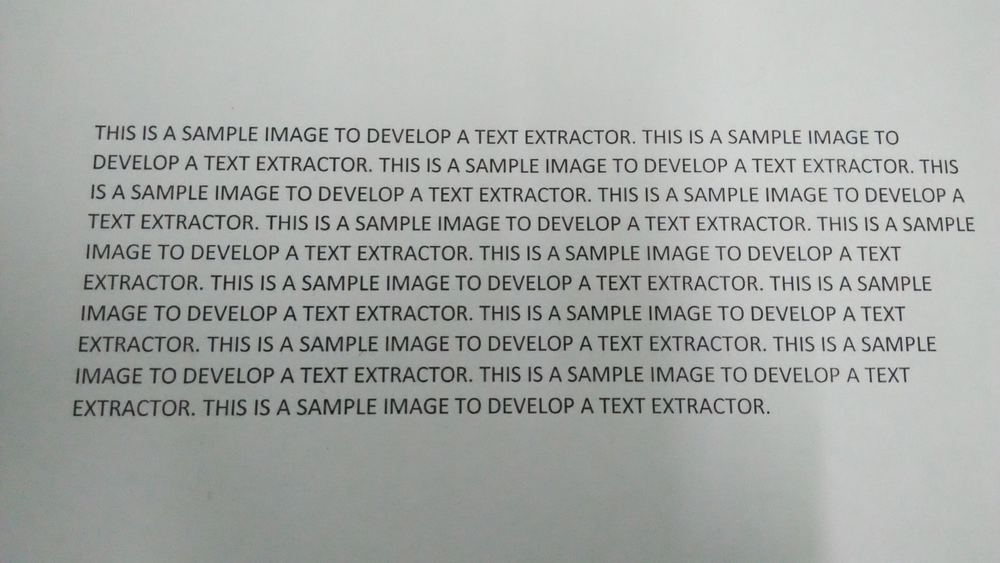
#> input picture input.jpg, 1000 x 563 px, shrunk from 4208 x 2368 before the run
$ python -i crop.py   (imports and definitions only)   (older library calls are emulated)
#> lines starting #> are read from the running program, lines starting #| are printed output that depends on the picture; after the words box and inside, x2 and y2 are one past the last pixel; in counts of white or black regions, pixels touching at a corner belong together
#> further down, picture is the input picture: shape (563, 1000, 3); mean B, G, R 166.6, 169.4, 166.5
import cv2
import numpy as np

def crop_It(input):
    aftrCnny = cv2.Canny(input, 100, 160)
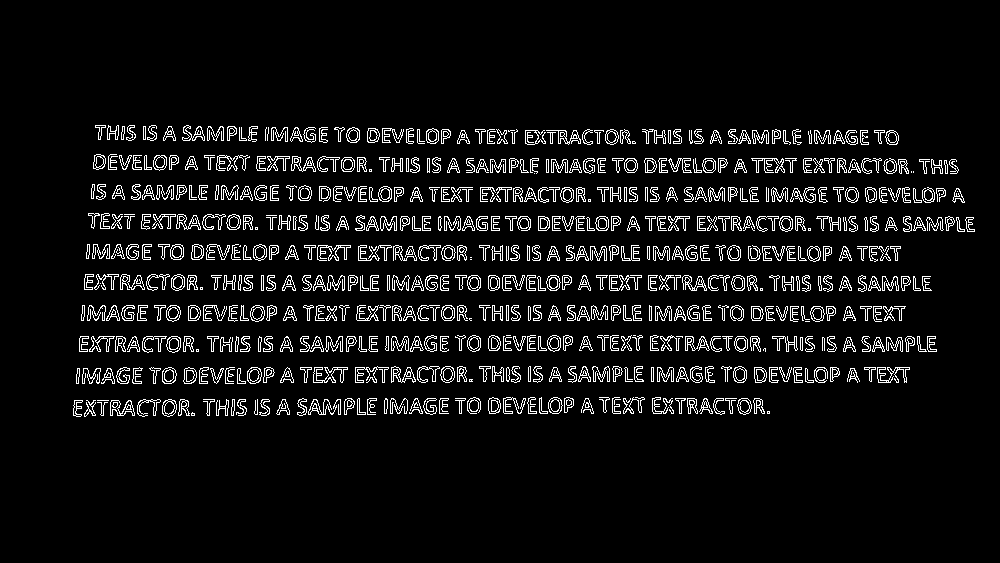
#> aftrCnny: shape (563, 1000); 6.8% white in thin lines or dots, all inside (x1, y1, x2, y2) = (73, 125, 975, 417)
    aftrdilat = cv2.dilate(aftrCnny, np.ones((5, 5), np.uint8), iterations=1)
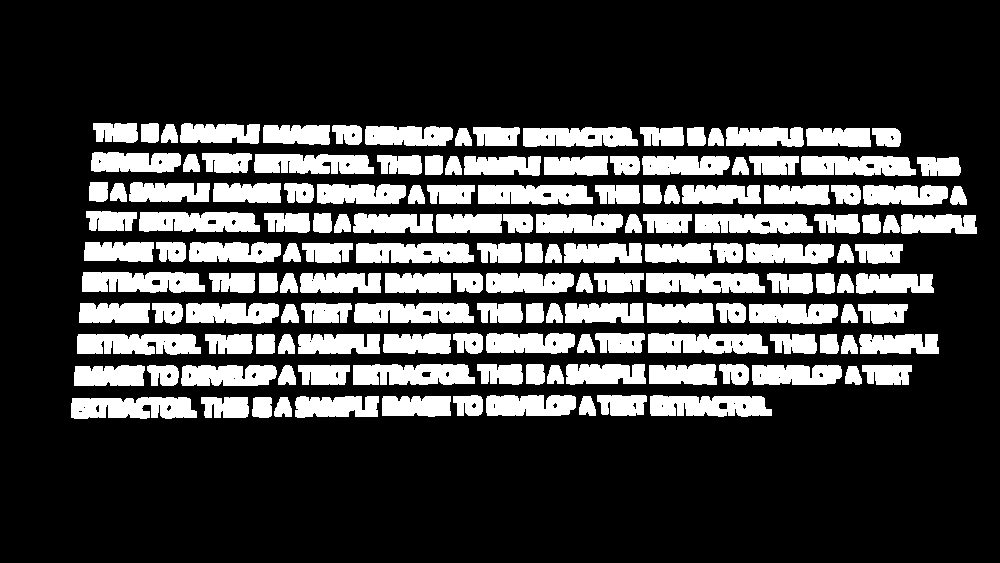
#> aftrdilat: shape (563, 1000); 25.1% white; 150 white regions, largest, box (x1, y1, x2, y2) and area: (71, 397, 197, 419) 2329, (77, 334, 201, 355) 2260, (353, 364, 475, 385) 2225
    aftrdilat = cv2.dilate(aftrdilat, np.ones((5, 5), np.uint8), iterations=1)
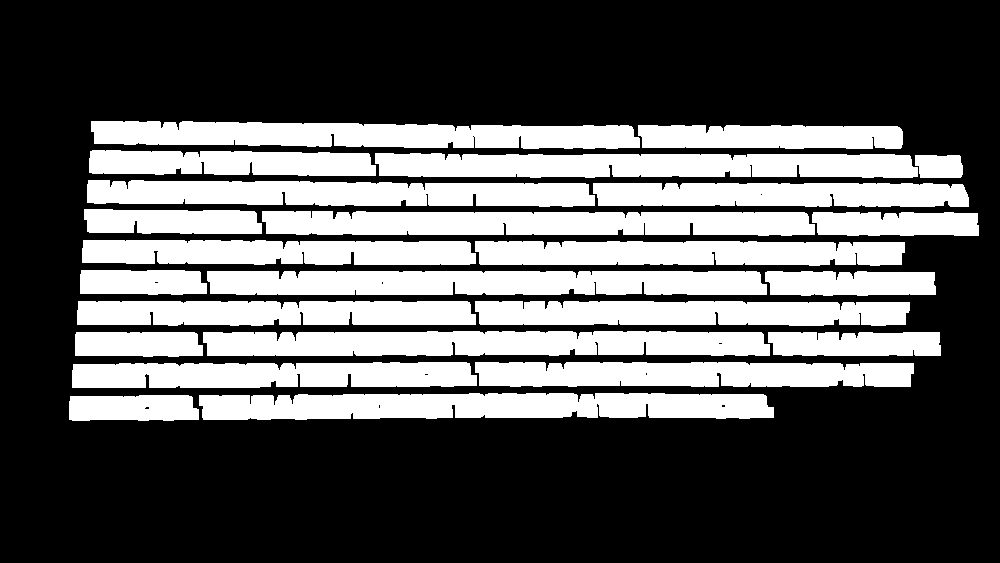
#> aftrdilat: shape (563, 1000); 34.3% white; 24 white regions

    #finding boundary box of crop
    im2, countours, heirarchy = cv2.findContours(aftrdilat, cv2.RETR_TREE, cv2.CHAIN_APPROX_SIMPLE)
#> countours = 34 contours, 10 with area under 20; largest, box (x1, y1, x2, y2) and area: (199, 393, 774, 420) 13024, (203, 331, 770, 356) 12522, (207, 271, 767, 295) 12362, (262, 211, 815, 236) 11827, (91, 121, 640, 149) 11744
    initx1 = 10e9
    inity1 = 10e9
    initx2 = -1
    inity2 = -1
    for cntr in countours:
        x1, y1, w, h = cv2.boundingRect(cntr)
        x2 = x1 + w
        y2 = y1 + h
        if x1 < initx1:
            initx1 = x1
        if y1 < inity1:
            inity1 = y1
        if x2 > initx2:
            initx2 = x2
        if y2 > inity2:
            inity2 = y2
#> this loop made 34 passes
#> (x1, y1, w, h, x2, y2, initx1, inity1) on pass 1: (69, 395, 130, 26, 199, 421, 69, 395)
#> (x1, y1, w, h, x2, y2, inity1, initx2) on passes 3, 6, 10, 23: (199, 393, 575, 27, 774, 420, 393, 774), (475, 362, 439, 25, 914, 387, 362, 914), (768, 332, 173, 24, 941, 356, 332, 941), (812, 212, 167, 24, 979, 236, 212, 979)
#> after the loop, initx1 = 69; initx2 = 979; inity1 = 121; inity2 = 421
    crop = input[inity1 - 5:inity2 + 5, initx1 - 5:initx2 + 5]
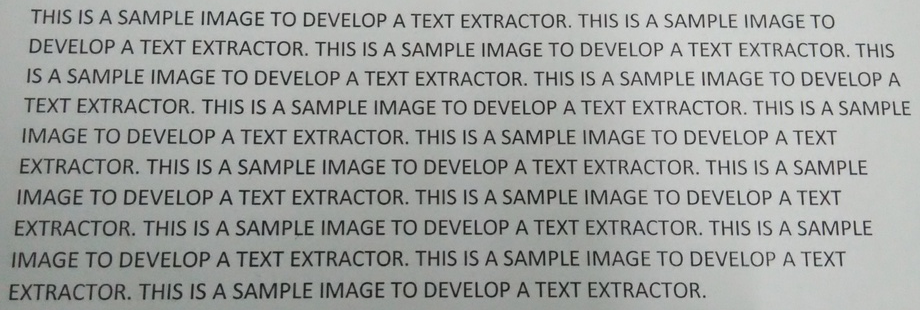
#> crop: shape (310, 920, 3); mean B, G, R 161.1, 163.6, 161.1
    return crop

>>> import cv2
>>> picture = cv2.imread('input.jpg')
>>> result = crop_It(picture)

$ run again, on sample_image.jpg
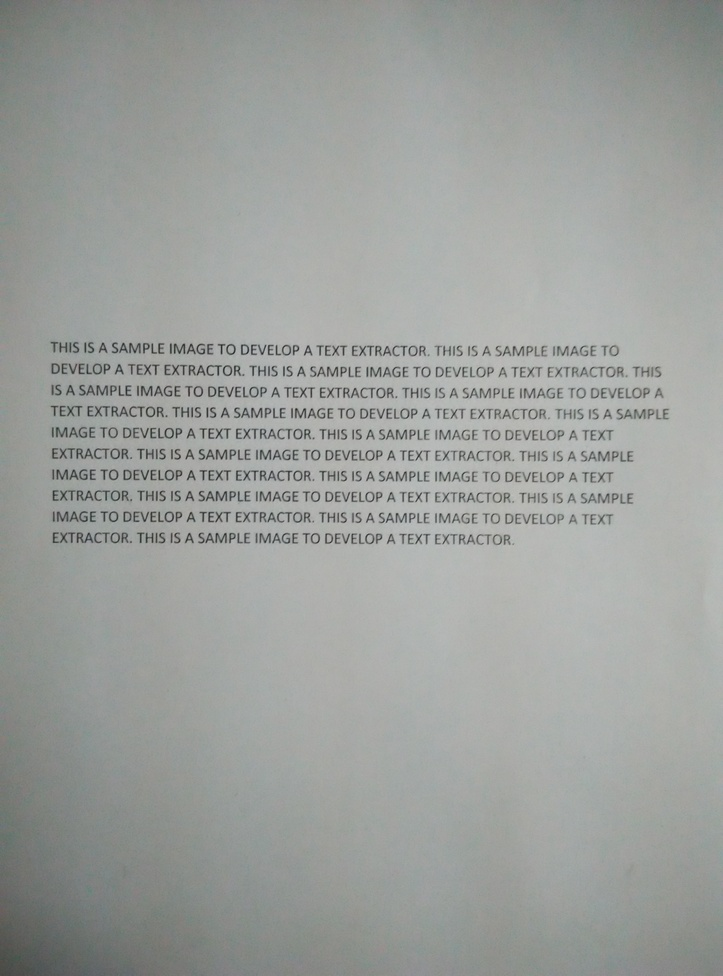
#> input picture sample_image.jpg, 723 x 976 px, shrunk from 3120 x 4208 before the run
#> picture is the input picture: shape (976, 723, 3); mean B, G, R 156.8, 159.8, 156.9
#> in crop_It, `aftrCnny = cv2.Canny(input, 100, 160)`:
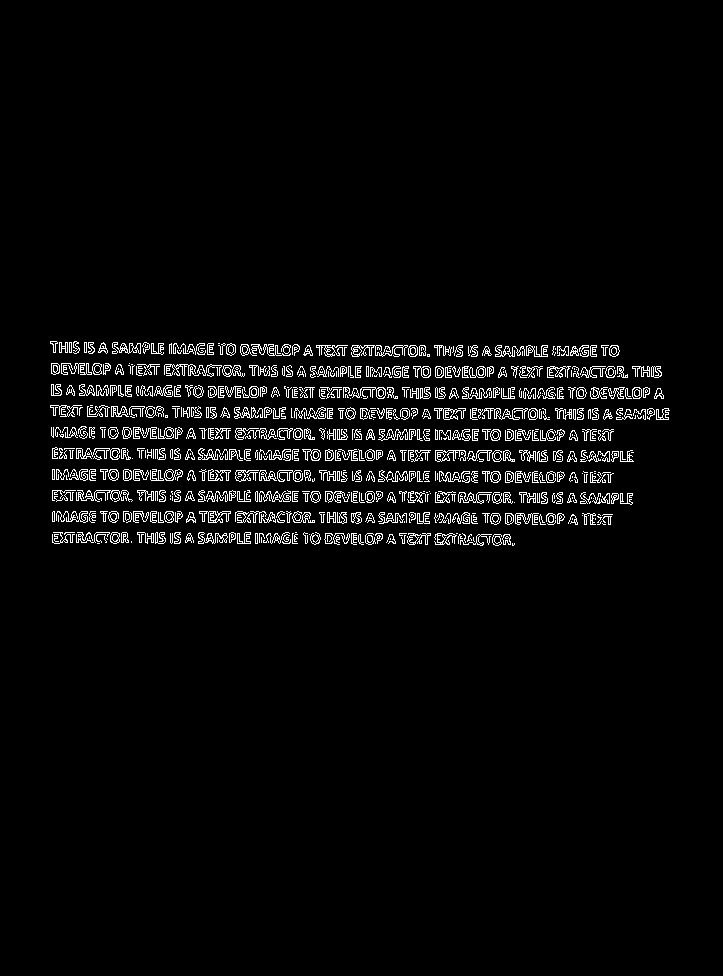
#> aftrCnny: shape (976, 723); 3.5% white in thin lines or dots, all inside (x1, y1, x2, y2) = (50, 341, 670, 546)
#> countours = 12 contours, 2 with area under 20; largest, box (x1, y1, x2, y2) and area: (46, 380, 674, 424) 23420, (48, 465, 637, 509) 21394, (47, 422, 638, 466) 21390, (47, 359, 666, 382) 11512, (46, 337, 624, 361) 10654
#> the loop in crop_It, `for cntr in countours:` made 12 passes
#> (x1, y1, w, h, x2, y2, initx1, inity1) on pass 1: (48, 528, 471, 22, 519, 550, 48, 528)
#> after the loop in crop_It, `for cntr in countours:`: initx1 = 46; initx2 = 674; inity1 = 337; inity2 = 550
#> in crop_It, `crop = input[inity1 - 5:inity2 + 5, initx1 - 5:initx2 + 5]`:
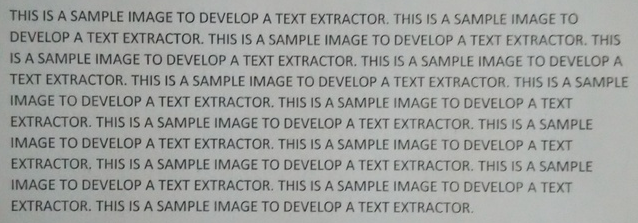
#> crop: shape (223, 638, 3); mean B, G, R 159.5, 162, 159.8
